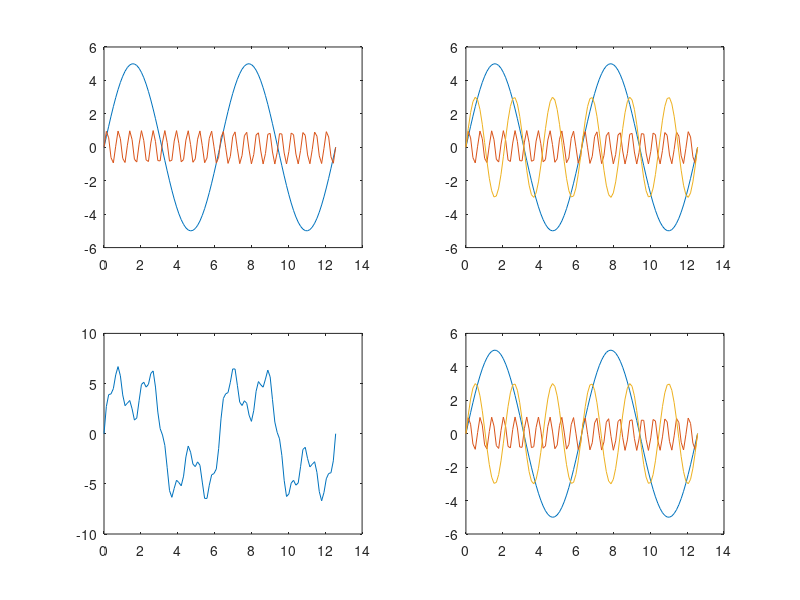

Write MATLAB code to recreate this figure. (Note: this script raises an error after producing the figure.)
x=linspace(0,4*pi,100);

y1=5*sin(x);
y2=sin(10*x);
y3=3*sin(3*x);


%1
subplot(2,2,1);
plot(x,y1,x,y2);
%
%2
subplot(2,2,2);
plot(x,y1,x,y2,x,y3);
%
%3
y=y1+y2+y3;
subplot(2,2,3);
plot(x,y);
%
%4
subplot(2,2,4);
plot(x,y1,x,y2,x,y3);
%
%5
subplot(2,2,5);
plot(x,y);
%
%
yFreq=fft(y);
%
%6
subplot(2,2,6);
plot(yFreq);

y=y1+y2;
yFreq=fftshift(fft(y));
yFiltrado=ifft(fftshift(fft(y)));

yFreq(20:40)=0;



